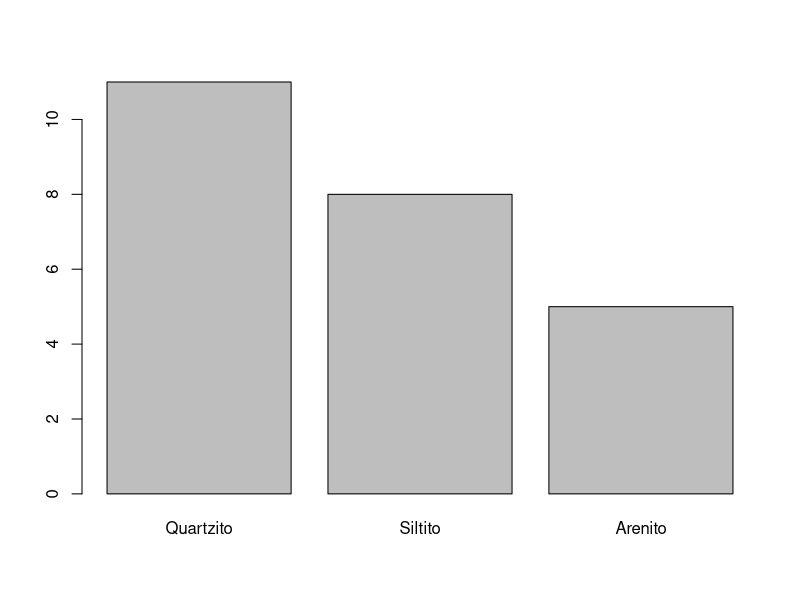
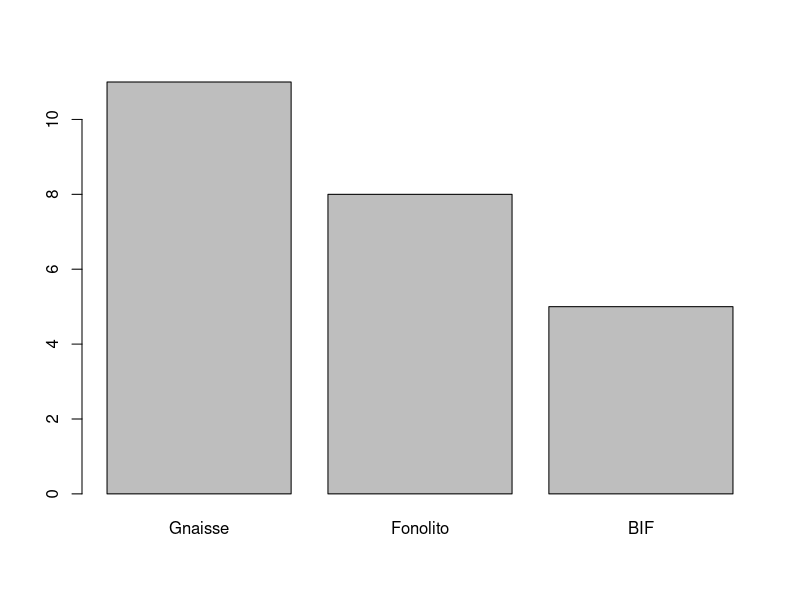
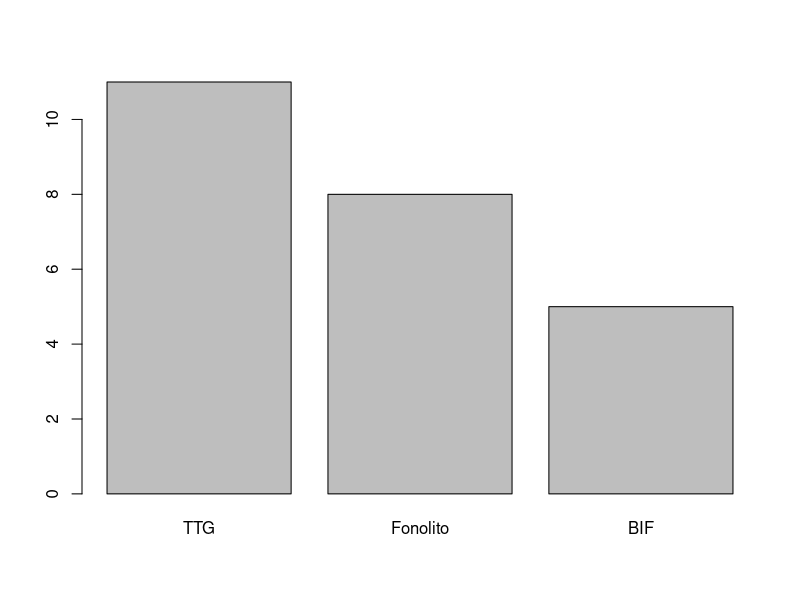
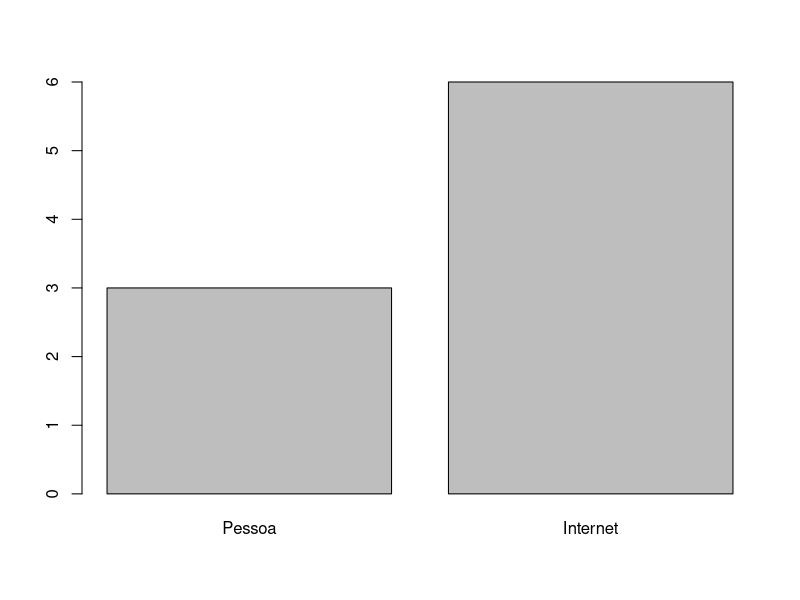
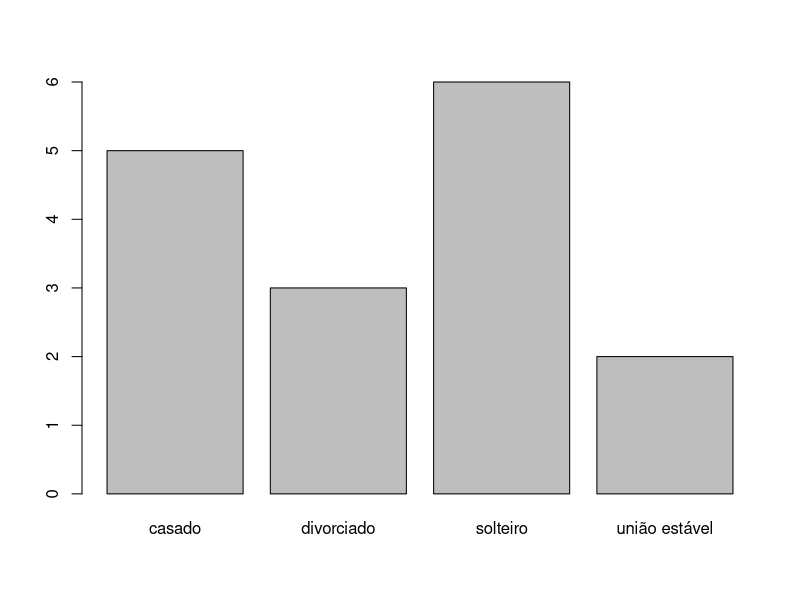
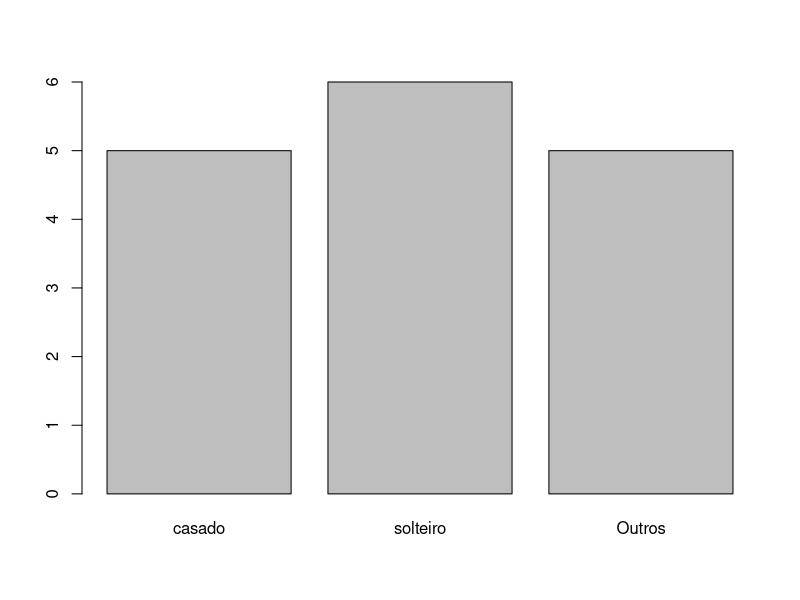
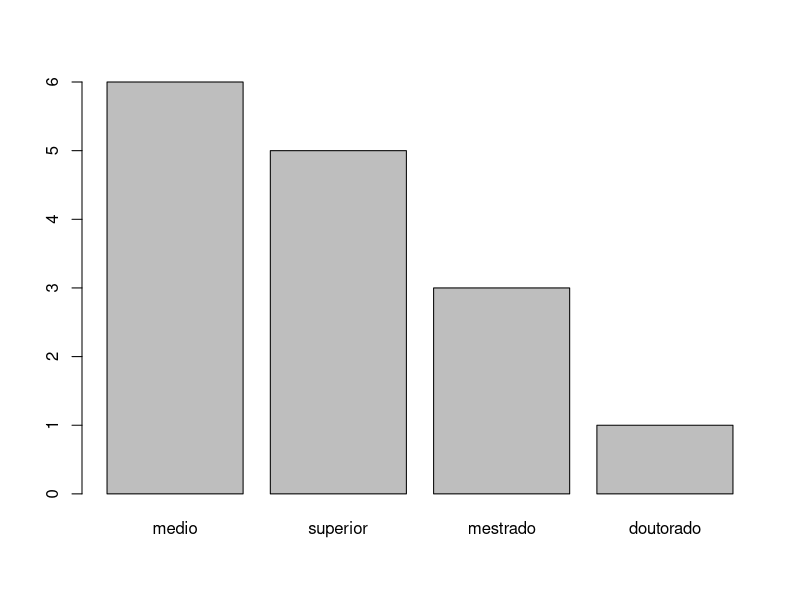
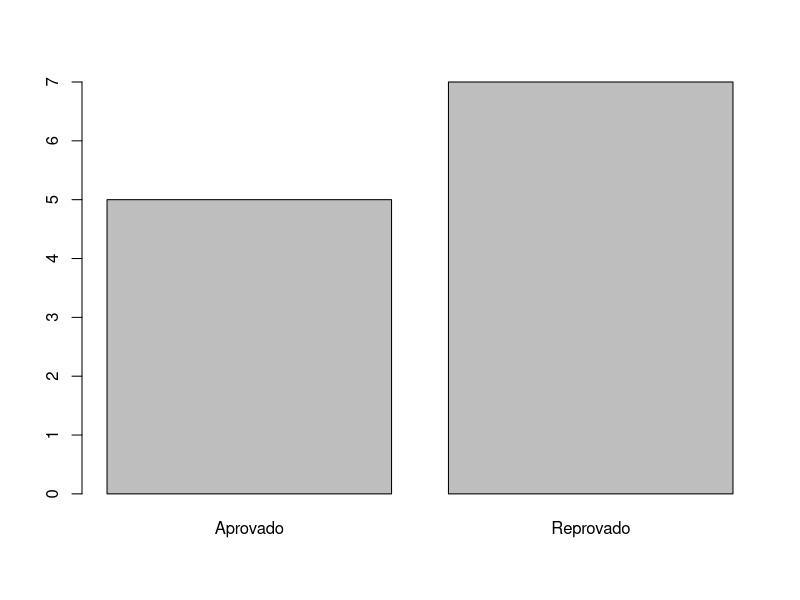

These charts were generated, in order, by the following R code:
######## FATORES NO R
## Está relacionado a como o R entende variáveis categóricas (variáveis 
# do tipo caracter que temos poucos valores únicos - e.g. sexo,estado civil,
# litologia,etc). Os fatores são atribuições numéricas a essas categorias.
## Portanto, não faz sentido fazermos operações com esses objetos (média, 
# DP, subtração, soma, etc). Fazemos operações ESPECIAIS com fatores.
## Os fatores são vetores especiais por representarem variáveis categóricas


###### CRIAÇÃO DE FATORES

## A primeira forma de se criar um fator é utilizar tranformar uma variável
# existente (e.g. um vetor) em um fator


##### CRIAÇÃO DE FATORES COM BASE NA CONVERSÃO DE UM TIPO DE OBJETO

## Criação de um vetor:
genero <- c("1","1","2","3","3","2","2")
## Transformação do vetor para um fator:
genero_fac <- as.factor (genero)
# OBS.: repare no output que os fatores retornam os valores únicos (níveis)
# que pertencem a ele em "levels".




##### CRIAÇÃO DE FATORES DIRETAMENTE

## Podemos criar fatores diretamente com "factor()"
rochas <- factor(c(1,2,3,2,2,2,1,2,3,3,3,3,2,2,1,1,1,1,1))




##### ESTRUTURA (TIPO) DE UMA VARIÁVEL
## Utiliza-se o comando "str()"
## Análogo ao "type()" do python

str(genero) # variável do tipo caracter com 7 elementos [1:7]
str(genero_fac) # variável do tipo fator com 3 níveis
str(rochas) # variável do tipo fator com 3 níveis








###### ACESSO DE FATORES
## O acesso de fatores é idêntico ao acesso de vetores

##### ACESSO A UM ELEMENTO DO FATOR
rochas[5] # o quinto elemento do fator corresponde ao tipo de rocha 2
rochas[7] # o sétimo elemento do fator corresponde ao tipo de rocha 1



##### ACESSO A UM INTERVALO DO FATOR
rochas[3:8] # retorna do terceiro ao oitavo elemento do fator
rochas[1:6] # retorna do primeiro ao sexto elemento do fator


##### ACESSO A APENAS ALGUNS ELEMENTOS DO FATOR
rochas[c(1,4,6,8)] # retorna apenas os elementos selecionados



##### ACESSO AO ÚLTIMO ELEMENTO DO FATOR
## Utiliza-se a função de comprimento "length()" para acessar o último elemento
rochas[length(rochas)]








###### MODIFICAÇÃO DE FATORES
## A modificação de fatores é idêntica à modificação de vetores.

##### MODIFICAÇÃO DE APENAS UM ELEMENTO DO FATOR
rochas[5] <- 3 # o quinto elemento do fator foi substituído por "3"
rochas[3] <- 2 # o terceiro elemento do fator foi substituído por "2"








###### OPERAÇÕES COM FATORES
## Utilizamos operações especiais com fatores. Não faz sentido aplicarmos
# operações triviais a eles (média,DP,soma,subtração,etc)



## Vamos criar dois fatores:
rochas_igneas1 <- factor(c("basalto","gabro","granito","gabro","granito",
                          "basalto","basalto","granito","granito"))

rochas_igneas2 <- factor(c("granito","granito","gabro",
                            "basalto","basalto","fonolito","gabro"))


##### BIBLIOTECA "FORCATS"
## OBS.: tive que baixar o pacote "tidyverse"

## Importação biblioteca "forcats"
library(forcats)

#### COMBINAÇÃO DE FATORES - "fct_c()"
## Os fatores que serão combinados não precisam ter o mesmo tamanho e
# não precisam ter os mesmos níveis

rochas_igneas <- fct_c(rochas_igneas1,rochas_igneas2)
# OBS.: os níveis do fator resultante da combinação serão a soma de todos
# os níveis presentes em cada fator utilizado para a combinação
# OBS.: os níveis comuns aos dois fatores não se repetem








###### MODIFICANDO/CRIANDO LABELS PARA FATORES - lvls_revalue(),levels(),fct_recode()

## lvls_revalue() -> não modifica os níveis dos fatores. Cria labels para
# os níveis. Deve-se criar uma nova variável para armazenar esses labels.
# É melhor trabalhar com essa, pois é mais recente e intuitiva.

## levels() -> modifica definitivamente os níveis dos fatores. É utilizado
# também para chamar os níveis de um fator. Não é muito bom usar essa função,
# pois ela é obsoleta.

## fct_recode() -> é utilizada para alterar apenas um ou mais níveis ESPECÍFICOS
# de um fator. "lvls_revalue()" só consegue modificar TODOS os níveis! Assim 
# como "lvls_revalue()", não há modificação definitiva dos níveis.


## Vou acrescentar alguns valores ao fator "rochas"
rochas[20:24] <- c(1,1,1,1,2)
length(rochas)


## Podemos utilizar "lvls_revalue()" da biblioteca "forecats" para criar labels:
rochas_labels <- lvls_revalue (rochas,c("Quartzito","Siltito","Arenito"))
## Podemos plotar a fator:
plot(rochas_labels)


## A função "levels()" retorna os níveis de um fator:
levels(rochas)
levels(rochas_labels)
## Podemos modificar (definitivamente) os níveis de um fator com essa função:
levels(rochas_labels) <- c("Gnaisse","Fonolito","BIF")
## Podemos plotar o fator modificado:
plot(rochas_labels)


## Podemos utilizar "fct_recode()" para modificarmos apenas ALGUNS níveis
# definidos em um fator
fct_recode (rochas_labels,"TTG" = "Gnaisse")
## Para gravarmos essa modificação, devemos atualizar a variável
rochas_labels <- fct_recode (rochas_labels,"TTG" = "Gnaisse")
## Plot do fator:
plot(rochas_labels)








##### AGRUPAMENTO DE NÍVEIS DE FATORES

## Esse tipo de prática é extremamente útil para padronizar as categorias de
# um fator. Por exemplo, se uma empresa monta um formulário para os clientes
# responderem como chegaram até o site, é provável que haja várias respostas
# com a mesma informação(i.e. "Pela internet","internet","Internet",etc). Essa
# PADRONIZAÇÃO de entradas é feita por AGRUPAMENTO DE NÍVEIS.


## Vamos criar um fator:
como_soube <- factor(c("Internet","internet","net", "google","pesquisa na web",
                     "amigo","amiga","uma pessoa","Linkedin"))


## Nesse caso, podemos AGRUPAR NÍVEIS."Internet","internet","net", "google",
# "pesquisa na web","Linkedin" poderiam ser agrupados em um nível "Internet".


#### AGRUPAMENTO PARA PADRONIZAR NÍVEIS - FCT_COLLAPSE() 

##Função "fct_collapse()" agrupa os níveis. Observe que foi criado um 
# fator resultante que padronizou os níveis
fct_collapse (como_soube,Internet=c("Internet","internet","net", "google",
                           "pesquisa na web","Linkedin"),
              Pessoa=c("amigo","amiga","uma pessoa"))
## Devemos armazenar em uma variável:
pad <- fct_collapse (como_soube,Internet=c("Internet","internet","net", "google",
                                           "pesquisa na web","Linkedin"),
                     Pessoa=c("amigo","amiga","uma pessoa"))

## Podemos plotar "pad":
plot(pad)


#### AGRUPAMENTO POR NÍVEIS MAIS FREQUENTES - FCT_LUMP()
## Vc define o número de níveis mais frequentes e os outros serão 
# agrupados num mesmo nível outros


## Criando um fator:
estado_civil <- factor(c("solteiro","solteiro","solteiro","casado",
                         "casado","divorciado","casado","divorciado",
                         "divorciado","solteiro","solteiro", "união estável",
                         "união estável", "solteiro", "casado","casado"))
## Plotando o fator:
plot(estado_civil)
## Usando "fct_lump()":
ag <- fct_lump(estado_civil,2,other_level="Outros")
## Plotando o novo fator agrupado pelos 2 níveis mais frequentes:
plot(ag)







##### REORDENAÇÃO DE NÍVEIS

## O R ordena os níveis,por default, em ordem alfabética. Então,devemos reordenar
# níveis de uma variável categórica ordinal (representada por um fator)
## A reordenação de níveis se aplica a variáveis categóricas ordinais
# (variáveis qualitativas ordinais)

## TIPOS DE ORDENAÇÃO:

# Ordenação alfabética -> padrão do R

# Ordenação racional -> medio < superior < mestrado -> fct_relevel()

# Ordenação por variável externa -> ordenar o "nível de escolaridade" de acordo
# com uma variável externa "faturamento" -> fct_reorder()

## Criação de fator:
escolaridade <- factor(c("medio","superior","mestrado","superior","medio",
                         "doutorado","mestrado","superior","medio","medio",
                         "medio","superior","superior","mestrado","medio"))

## Note que os níveis do fator abaixo estão em ordem alfabética. Queremos 
# reordenar este fator


#### REORDENAÇÃO DE NÍVEIS RACIONAL - "FCT_RELEVEL()"
reord <- fct_relevel(escolaridade ,c("medio","superior","mestrado","doutorado"))
plot(reord)
## Repare que o número que identifica cada nível continua o mesmo,mas o fator
# foi reordenado


#### REORDENAÇÃO DE NÍVEIS POR UMA VARIÁVEL EXTERNA - "FCT_REORDER()"

## O fator e a variável externa devem ter o mesmo tamanho, pois cada elemento
# "i" do fator corresponde ao elemento "i" da variável externa

## Criação de variável externa "faturamento":
faturamento <- c(10,24,40,30,12,60,30,25,13,14,9,25,20,30,10)

## Usando função "fct_reorder()":
ext <- fct_reorder (escolaridade,faturamento,mean)
## Observe os levels do output. No caso, o resultado da ordenação por variável 
# externa foi igual ao da ordenação racional







###### COMANDO "GL()"

## Forma geral:
  # gl(n, k, length = n*k, labels = seq_len(n))
      # n -> número (int) de níveis
      # k -> número (int) com o número de repetições adjacentes de cada nível
      # length= -> n*k
      # labels=c() -> labels dos níveis (números ou caracteres)

## Gera fatores com a definição do número de níveis, repetição adjacente 
# dos níveis e valores/labels dos níveis

f<-gl(3,2,labels=c("Recife","Rio de Janeiro","Brasília"))







####### QUESTÕES SOBRE FATORES

##### QUESTÃO 1: Crie um fator que guarde o resultado destes pedidos de 
# empréstimos

## Criação do fator:
emprestimos <- factor(c("Aprovado","Reprovado","Reprovado","Reprovado",
                          "Reprovado","Aprovado","Reprovado","Reprovado",
                          "Aprovado","Reprovado","Aprovado","Aprovado"))

## Reordenação racional do fator (mesmo que a variável não seja ordinal.
# Fiz a ordenação só pra brincar):
ordem <- fct_relevel(emprestimos,c("Aprovado","Reprovado"))

## Plotagem do fator reordenado racionalmente:
plot(ordem)




